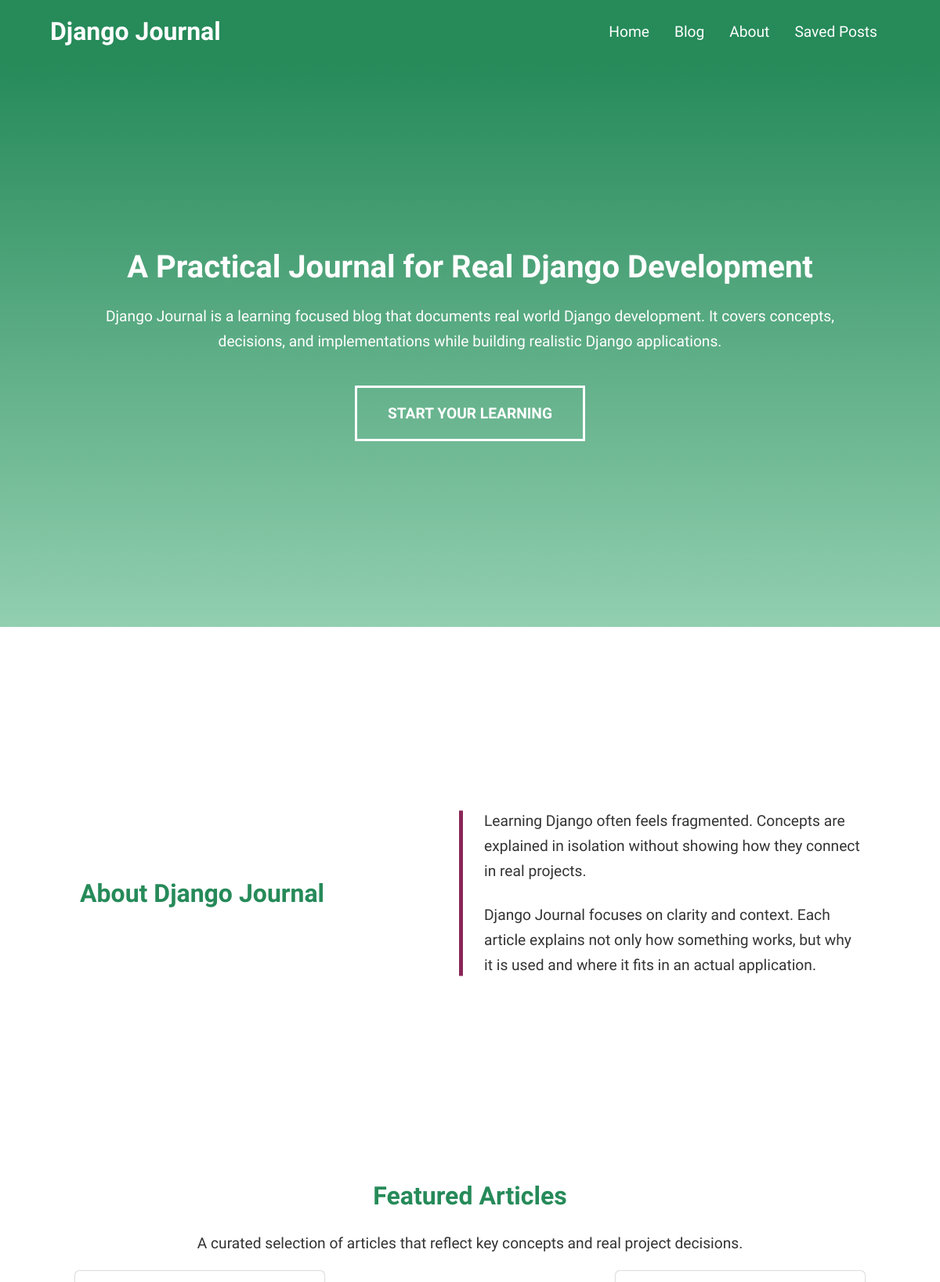
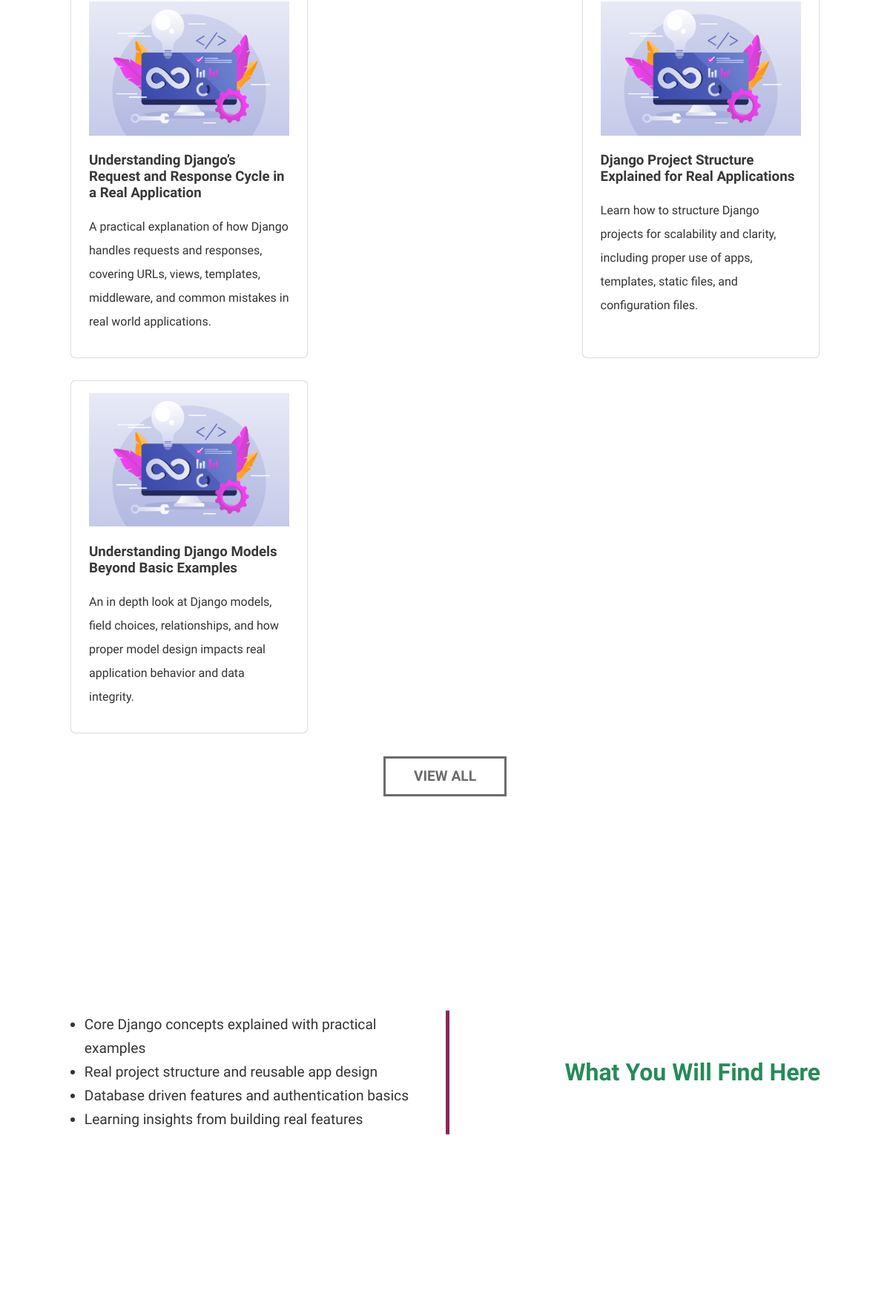
The page / (upper part) on the database its author committed (2 pictures, top to bottom).
### blog/models.py (models this page shows, shortened)
class Post(models.Model):
    title = models.CharField(max_length=200)
    author = models.ForeignKey(Author, on_delete=models.SET_NULL, null=True)
    date = models.DateField(auto_now=True)
    slug = models.SlugField(unique=True, db_index=True)
    excerpt = models.CharField(max_length=200)
    content = models.TextField(validators=[MinLengthValidator(10)])
    image = models.ImageField(upload_to="images/", default="images/7090544.jpg")
    tags = models.ManyToManyField(Tag)

### blog/views.py (the view)
# urls.py: path("", views.IndexView.as_view(), name="index-page"),
class IndexView(ListView):
    template_name = "blog/index.html"
    model = Post
    ordering = ["-date"]
    context_object_name = "blogs"
    def get_queryset(self):
        query_set = super().get_queryset()
        data = query_set[:3]
        return data

### blog/templates/blog/index.html (shortened to what this page needs)
{% extends "base.html" %}
{% load static %}
{% block css_files %}
    <link rel="stylesheet" href="{% static 'blog/styles.css' %}">
    <link rel="stylesheet" href="{% static 'blog/header.css' %}">
    <link rel="stylesheet" href="{% static 'blog/footer.css' %}">
{% endblock %}
{% block content %}
    {% include "./includes/header.html" %}
    <section class="hero-section">
        <h1>A Practical Journal for Real Django Development</h1>
        <p>Django Journal is a learning focused blog that documents real world Django development.
It covers concepts, decisions, and implementations while building realistic Django applications.</p>
        <a class="btn" href="#featured-articles-section">Start Your Learning</a>
    </section>
    <section class="default-section-layout">
        <h2>About Django Journal</h2>
        <div class="section-content">
            <p>Learning Django often feels fragmented. Concepts are explained in isolation without showing how they connect in real projects.</p>
            <p>Django Journal focuses on clarity and context. Each article explains not only how something works, but why it is used and where it fits in an actual application.</p>
        </div>
    </section>
    <section class="featured-articles-section" id="featured-articles-section">
        <h2>Featured Articles</h2>
        <p>A curated selection of articles that reflect key concepts and real project decisions.</p>
        <div class="card-container">
            {% for blog_data in  blogs %}
                <a href="{% url 'blog-detail' blog_data.slug %}">
                    <div class="img-container">
                        <img src="{{ blog_data.image.url }}" alt="{{ blog_data.title }}" >
                    </div>
                    <h3>{{ blog_data.title }}</h3>
                    <p>{{ blog_data.excerpt }}</p>
                </a>
            {% endfor %}
        </div>
        <a class="btn" href="{% url 'blog-page' %}">View All</a>
    </section>
    <section class="default-section-layout reverse-layout">
        <h2>What You Will Find Here</h2>
        <div class="section-content-reverse">
            <ul>
                <li>Core Django concepts explained with practical examples</li>
                <li>Real project structure and reusable app design</li>
                <li>Database driven features and authentication basics</li>
                <li>Learning insights from building real features</li>
            </ul>
        </div>
    </section>
{% endblock %}

### static/styles.css (style rules this page uses)
:root { --primary-color: #268A59; --accent-color: #8A2658; --text-color: #333333; }
html { font-family: "Google Sans", sans-serif; scroll-behavior: smooth; }
body { margin: 0; }
p { color: var(--text-color); font-size: 1.2rem; margin-top: 1.5rem; line-height: 2rem; }

### blog/static/blog/styles.css (style rules this page uses)
:root { --primary-color: #268A59; --accent-color: #8A2658; --text-color: #333333; --primary-text-color: #383838; }
.hero-section { background: linear-gradient(var(--primary-color), #92cfb1); margin: 0; text-align: center; height: 90vh; display: flex; justify-content: center; align-items: center; flex-direction: column; }
.hero-section h1 { font-size: 2.5rem; color: #fff; margin: 0; }
.hero-section p { color: #fff; font-size: 1.2rem; max-width: 60rem; margin-top: 1.5rem; }
.btn { width: 16rem; padding: 1.3rem 1rem; margin-top: 1.3rem; color: #fff; font-size: 1.2rem; background-color: transparent; border: 3px solid #fff; transition: all .5s ease; font-weight: bold; text-transform: uppercase; text-decoration: none; }
.featured-articles-section .btn { width: 10rem; padding: .8rem 0; color: #6b6b6b; border: 3px solid #6b6b6b; margin: 2rem auto; }
.default-section-layout { margin: 5rem 0; width: 100%; height: 65vh; display: flex; justify-content: space-around; align-items: center; flex-direction: row; }
.default-section-layout h2 { font-size: 2rem; color: var(--primary-color); position: relative; }
.default-section-layout div { width: 30rem; }
.default-section-layout div p { margin: 24px 0; }
.default-section-layout .section-content { position: relative; }
.default-section-layout .section-content::after { content: ''; position: absolute; height: 80%; width: 5px; background-color: var(--accent-color); left: -2rem; top: 50%; transform: translateY(-50%); }
.default-section-layout .section-content-reverse { position: relative; }
.default-section-layout .section-content-reverse::after { content: ''; position: absolute; height: 80%; width: 5px; background-color: var(--accent-color); right: -2rem; top: 50%; transform: translateY(-50%); }
.default-section-layout ul { line-height: 2rem; font-size: 1.2rem; color: var(--text-color); padding-left: 20px; margin: 24px 0; }
.reverse-layout { flex-direction: row-reverse; }
.featured-articles-section { display: flex; flex-direction: column; justify-content: center; text-align: center; margin: 0 6rem; }
.featured-articles-section h2 { font-size: 2rem; color: var(--primary-color) }
.featured-articles-section p { margin-top: 0; }
.card-container { display: flex; justify-content: space-between; margin: 0; gap: 2rem; flex-wrap: wrap; }
.card-container .img-container { text-align: center; }
.card-container .img-container img { width: 100%; }
.card-container a { flex: 0 0 calc(30% - 2rem); text-decoration: none; color: var(--text-color); border-radius: 5px; box-shadow: 0px 0px 2px #898989; transition: all .2s ease; text-align: left; padding: 1rem 1.5rem; }
.card-container a h3 { color: var(--primary-text-color); }
.card-container a p { font-size: 1rem; }

### blog/static/blog/header.css (style rules this page uses)
:root { --primary-color: #268A59; --accent-color: #8A2658; --text-color: #333333; }

### rows shown on the page
Post: image (picture), title "Understanding Django’s Request and Response Cycle in a Real Application", excerpt "A practical explanation of how Django handles requests and responses, covering URLs, views, templates, middleware, and common mistakes in real world applications."
Post: image (picture), title "Django Project Structure Explained for Real Applications", excerpt "Learn how to structure Django projects for scalability and clarity, including proper use of apps, templates, static files, and configuration files."
Post: image (picture), title "Understanding Django Models Beyond Basic Examples", excerpt "An in depth look at Django models, field choices, relationships, and how proper model design impacts real application behavior and data integrity."
